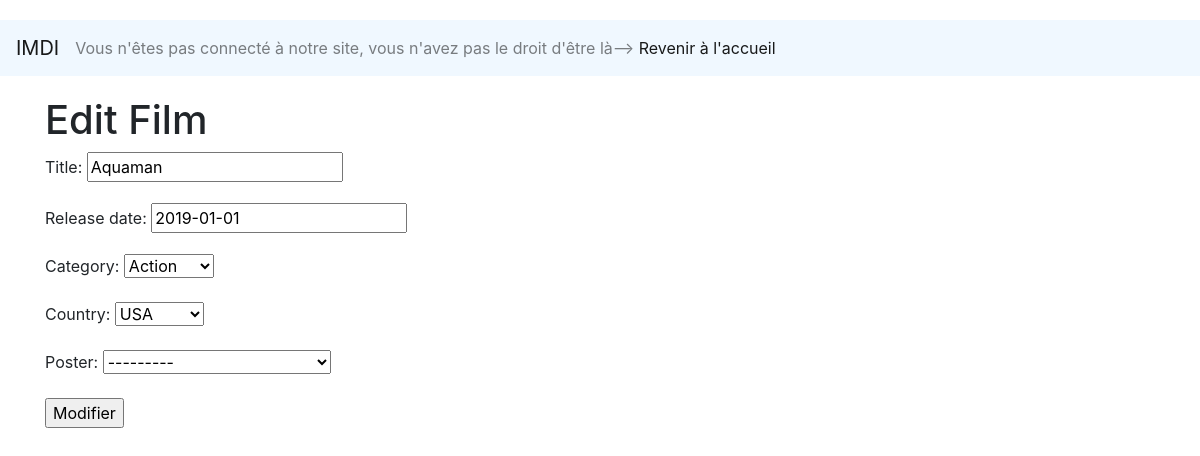
The app's page /film_app/editFilm/1 with its own data.
### film_app/models.py (models this page shows, shortened)
class Film(models.Model):
    title = models.CharField(max_length=100)
    release_date = models.DateField(default=datetime.now)
    category = models.ForeignKey(Category, on_delete=models.CASCADE)
    country = models.ForeignKey(Country, on_delete=models.CASCADE)
    poster = models.OneToOneField(Poster, on_delete=models.CASCADE)

### film_app/views.py (the view)
# urls.py: path('editFilm/<int:film_id>', views.editFilm, name='editFilm'),
def editFilm(request, film_id):
    film = Film.objects.get(id=film_id)
    if request.method == 'POST':
        film.title = request.POST.get('title')
        film.release_date = request.POST.get('release_date')
        categoryId = request.POST.get('category')
        countryId = request.POST.get('country')
        film.category = Category.objects.get(id=categoryId)
        film.country = Country.objects.get(id=countryId)
        film.save()
        response = "Film modifié"
        return redirect('/film_app/homepage/')
    else:
        response = "Veuillez modifier le film"
    film_data = {
        'title': film.title,
        'release_date': film.release_date,
        'category': film.category,
        'country' : film.country
    }
    edit_film_form = EditFilmForm(initial=film_data)
    return render(request, 'film/editFilm.html', context={'edit_film_form': edit_film_form})

### film_app/forms.py
class EditFilmForm(forms.ModelForm):
    class Meta:
        model = Film
        fields = '__all__'

### film_app/models.py (called while the page is built)
    def __str__(self):
        return self.explanation_text

    def __str__(self):
        return self.name

    def __str__(self):
        return self.name

### film_app/templates/film/editFilm.html (shortened to what this page needs)
<!DOCTYPE html>
<html>
<head>
  {% include "partials/head.html" with title="Edit Film" %}
</head>
<body>
{% include "partials/navbar_homepage.html" %}
<div class="container">
  <h1>Edit Film</h1>
  <form action="" method="POST">
    {{ edit_film_form.as_p }}
    <input type="submit" name="submit" value="Modifier">
  </form>
</div>
</body>
</html>

### film_app/static/css/style.css (style rules this page uses)
body { padding-top: 20px; padding-bottom: 20px; }

### records on screen
Film: title "Aquaman", release_date "2019-01-01", category "Action", country "USA", poster "---------"
